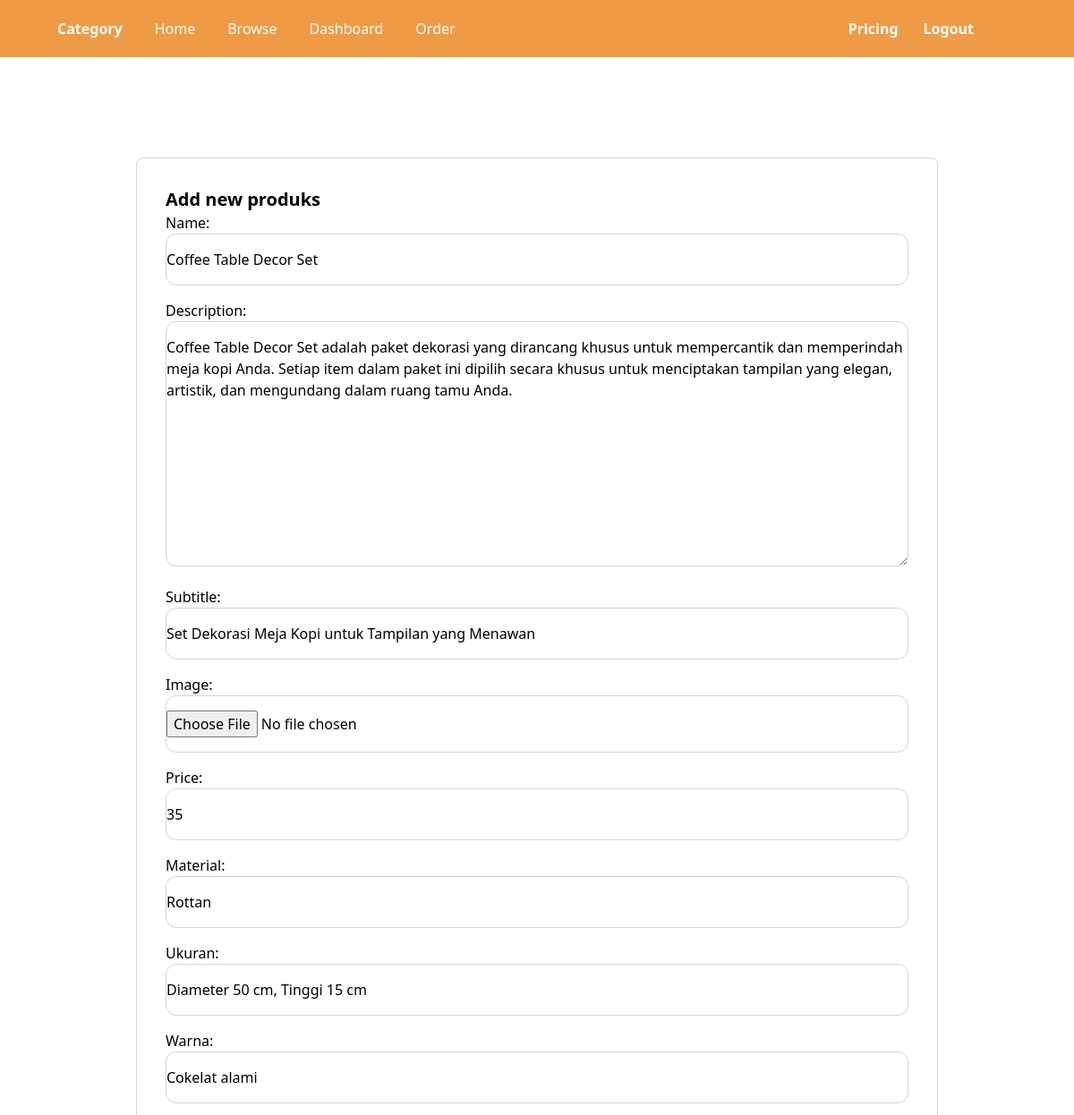
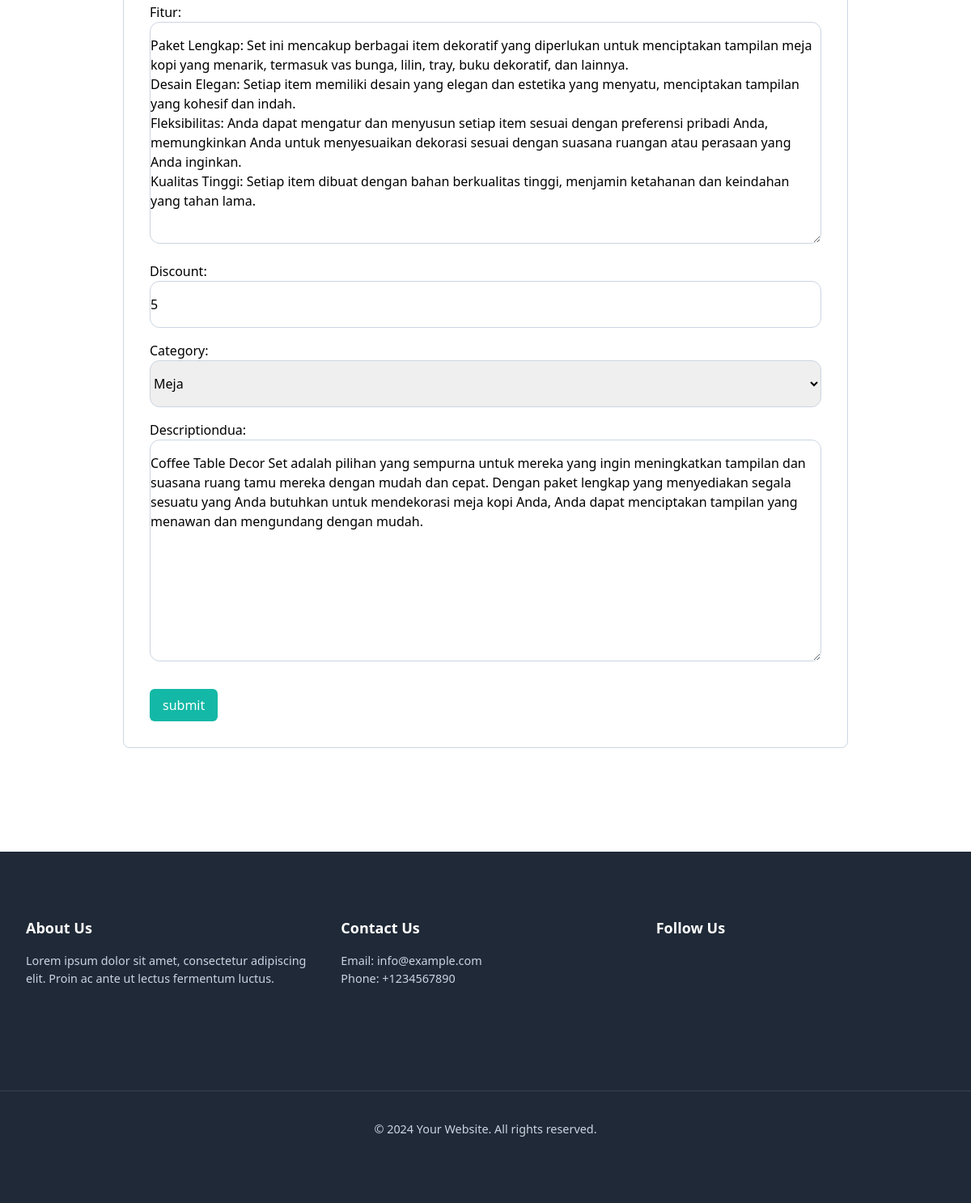
Screenshot of /dashboard/updateproduk/2/ (signed in) with the database file from the repository (2 pictures, top to bottom).
### core/models.py (models this page shows, shortened)
class Produks(models.Model):
    name = models.CharField(max_length=100)
    description = models.TextField()
    subtitle = models.CharField(max_length=200)
    image = models.ImageField(upload_to='produks')
    price = models.IntegerField()
    material = models.CharField(max_length=100)
    ukuran = models.CharField(max_length=100)
    warna = models.CharField(max_length=100)
    fitur = models.TextField()
    create_by = models.ForeignKey(User, on_delete=models.CASCADE)
    create_at = models.DateTimeField(auto_now_add=True)
    discount = models.IntegerField()
    category = models.ForeignKey(Category, on_delete=models.CASCADE)
    descriptiondua = models.TextField()

class Category(models.Model):
    name = models.CharField(max_length=100)
    image = models.ImageField(upload_to='category')
    def __str__(self):
        return self.name

### dashboard/views.py (the view)
# urls.py: path('updateproduk/<int:pk>/', views.updateproduk, name='updateproduk'),
@login_required
def updateproduk(request, pk):
    produk = get_object_or_404(Produks, pk=pk, create_by=request.user)
    if request.method == 'POST':
        form = NewProdukForm(request.POST, request.FILES, instance=produk)
        if form.is_valid():
            form.save()
            return redirect('/dashboard')
    else:
        form = NewProdukForm(instance=produk)
    return render(request, 'dashboard/newproduk.html', {
        'form':form,
        'title':'update produk'
    })

### dashboard/templates/dashboard/newproduk.html (shortened to what this page needs)
{% extends 'core/base.html' %}
{% block content %}
<div class="pt-44">
    <div class="max-w-4xl mx-auto p-8 border border-slate-300 rounded-lg">
        <h1 class="text-xl font-semibold text-black">Add new produks</h1>
        <form action="." method="post" enctype="multipart/form-data">
            <div class="space-y-4">
                {{form.as_p}}
            </div>
            <button class="text-white mt-7 bg-teal-500 px-4 py-2 rounded-md">submit</button>
        </form>
    </div>
</div>
{% endblock %}

### rows the page displays
Produks: name "Coffee Table Decor Set", description "Coffee Table Decor Set adalah paket dekorasi yang dirancang khusus untuk mempercantik dan memperindah meja kopi Anda. Setiap item dalam paket ini dipilih secara khusus untuk menciptakan tampilan yang elegan, artistik, dan mengundang dalam ruang tamu Anda.", subtitle "Set Dekorasi Meja Kopi untuk Tampilan yang Menawan", price "35", material "Rottan", ukuran "Diameter 50 cm, Tinggi 15 cm", warna "Cokelat alami", fitur "Paket Lengkap: Set ini mencakup berbagai item dekoratif yang diperlukan untuk menciptakan tampilan meja kopi yang menarik, termasuk vas bunga, lilin, tray, buku dekoratif, dan lainnya. Desain Elegan: Setiap item memiliki desain yang elegan dan estetika yang menyatu, menciptakan tampilan yang kohesif dan indah. Fleksibilitas: Anda dapat mengatur dan menyusun setiap item sesuai dengan preferensi pribadi Anda, memungkinkan Anda untuk menyesuaikan dekorasi sesuai dengan suasana ruangan atau perasaan yang Anda inginkan. Kualitas Tinggi: Setiap item dibuat dengan bahan berkualitas tinggi, menjamin ketahanan dan keindahan yang tahan lama.", discount "5", category "Meja", descriptiondua "Coffee Table Decor Set adalah pilihan yang sempurna untuk mereka yang ingin meningkatkan tampilan dan suasana ruang tamu mereka dengan mudah dan cepat. Dengan paket lengkap yang menyediakan segala sesuatu yang Anda butuhkan untuk mendekorasi meja kopi Anda, Anda dapat menciptakan tampilan yang menawan dan mengundang dengan mudah."
